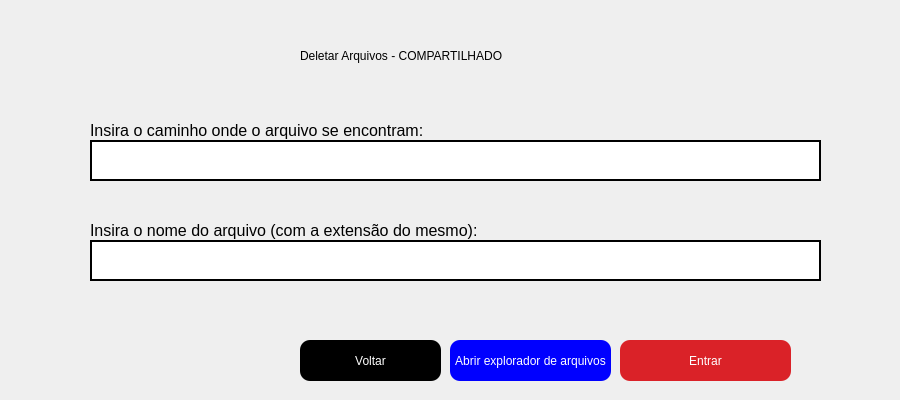
<?xml version="1.0" encoding="UTF-8"?>
<ui version="4.0">
 <class>Form</class>
 <widget class="QWidget" name="Form">
  <property name="geometry">
   <rect>
    <x>0</x>
    <y>0</y>
    <width>900</width>
    <height>400</height>
   </rect>
  </property>
  <property name="minimumSize">
   <size>
    <width>900</width>
    <height>400</height>
   </size>
  </property>
  <property name="maximumSize">
   <size>
    <width>900</width>
    <height>400</height>
   </size>
  </property>
  <property name="windowTitle">
   <string>Form</string>
  </property>
  <widget class="QLabel" name="lbl_titulo">
   <property name="geometry">
    <rect>
     <x>300</x>
     <y>40</y>
     <width>331</width>
     <height>31</height>
    </rect>
   </property>
   <property name="styleSheet">
    <string notr="true">font: 15pt &quot;MS Shell Dlg 2&quot;;</string>
   </property>
   <property name="text">
    <string>Deletar Arquivos - COMPARTILHADO</string>
   </property>
  </widget>
  <widget class="QLabel" name="lbl_caminho_entrada">
   <property name="geometry">
    <rect>
     <x>90</x>
     <y>120</y>
     <width>441</width>
     <height>21</height>
    </rect>
   </property>
   <property name="font">
    <font>
     <pointsize>12</pointsize>
    </font>
   </property>
   <property name="text">
    <string>Insira o caminho onde o arquivo se encontram: </string>
   </property>
  </widget>
  <widget class="QPushButton" name="btn_entrar">
   <property name="geometry">
    <rect>
     <x>620</x>
     <y>340</y>
     <width>171</width>
     <height>41</height>
    </rect>
   </property>
   <property name="styleSheet">
    <string notr="true">background-color: #DA2228;
color: white;
border-radius: 10px;</string>
   </property>
   <property name="text">
    <string>Entrar</string>
   </property>
   <property name="autoDefault">
    <bool>true</bool>
   </property>
   <property name="default">
    <bool>true</bool>
   </property>
  </widget>
  <widget class="QPushButton" name="btn_voltar">
   <property name="geometry">
    <rect>
     <x>300</x>
     <y>340</y>
     <width>141</width>
     <height>41</height>
    </rect>
   </property>
   <property name="styleSheet">
    <string notr="true">background-color: black;
color: white;
border-radius: 10px;</string>
   </property>
   <property name="text">
    <string>Voltar</string>
   </property>
   <property name="autoDefault">
    <bool>true</bool>
   </property>
   <property name="default">
    <bool>true</bool>
   </property>
  </widget>
  <widget class="QLabel" name="lbl_logo">
   <property name="geometry">
    <rect>
     <x>70</x>
     <y>360</y>
     <width>121</width>
     <height>31</height>
    </rect>
   </property>
   <property name="text">
    <string/>
   </property>
   <property name="pixmap">
    <pixmap>../imagens/logo.png</pixmap>
   </property>
   <property name="scaledContents">
    <bool>true</bool>
   </property>
  </widget>
  <widget class="QLabel" name="lbl_barra">
   <property name="geometry">
    <rect>
     <x>0</x>
     <y>0</y>
     <width>20</width>
     <height>451</height>
    </rect>
   </property>
   <property name="styleSheet">
    <string notr="true"/>
   </property>
   <property name="text">
    <string/>
   </property>
   <property name="pixmap">
    <pixmap>../imagens/faixa.png</pixmap>
   </property>
   <property name="scaledContents">
    <bool>true</bool>
   </property>
   <property name="wordWrap">
    <bool>false</bool>
   </property>
  </widget>
  <widget class="QLabel" name="lbl_barra_2">
   <property name="geometry">
    <rect>
     <x>880</x>
     <y>-40</y>
     <width>20</width>
     <height>451</height>
    </rect>
   </property>
   <property name="styleSheet">
    <string notr="true"/>
   </property>
   <property name="text">
    <string/>
   </property>
   <property name="pixmap">
    <pixmap>../imagens/faixa.png</pixmap>
   </property>
   <property name="scaledContents">
    <bool>true</bool>
   </property>
   <property name="wordWrap">
    <bool>false</bool>
   </property>
  </widget>
  <widget class="QLineEdit" name="txt_entrada_del_arquivo">
   <property name="geometry">
    <rect>
     <x>90</x>
     <y>140</y>
     <width>731</width>
     <height>41</height>
    </rect>
   </property>
   <property name="font">
    <font>
     <pointsize>20</pointsize>
    </font>
   </property>
   <property name="styleSheet">
    <string notr="true">background-color: white;
border: 2px solid black;
</string>
   </property>
   <property name="text">
    <string/>
   </property>
  </widget>
  <widget class="QLabel" name="lbl_nome_entrada">
   <property name="geometry">
    <rect>
     <x>90</x>
     <y>220</y>
     <width>441</width>
     <height>21</height>
    </rect>
   </property>
   <property name="font">
    <font>
     <pointsize>12</pointsize>
    </font>
   </property>
   <property name="text">
    <string>Insira o nome do arquivo (com a extensão do mesmo):</string>
   </property>
  </widget>
  <widget class="QLineEdit" name="txt_entrada_del_nome_arquivo">
   <property name="geometry">
    <rect>
     <x>90</x>
     <y>240</y>
     <width>731</width>
     <height>41</height>
    </rect>
   </property>
   <property name="font">
    <font>
     <pointsize>20</pointsize>
    </font>
   </property>
   <property name="styleSheet">
    <string notr="true">background-color: white;
border: 2px solid black;
</string>
   </property>
   <property name="text">
    <string/>
   </property>
  </widget>
  <widget class="QPushButton" name="btn_explorador_arquivo">
   <property name="geometry">
    <rect>
     <x>450</x>
     <y>340</y>
     <width>161</width>
     <height>41</height>
    </rect>
   </property>
   <property name="styleSheet">
    <string notr="true">background-color: blue;
color: white;
border-radius: 10px;</string>
   </property>
   <property name="text">
    <string>Abrir explorador de arquivos</string>
   </property>
   <property name="autoDefault">
    <bool>true</bool>
   </property>
   <property name="default">
    <bool>true</bool>
   </property>
  </widget>
 </widget>
 <tabstops>
  <tabstop>txt_entrada_del_arquivo</tabstop>
  <tabstop>txt_entrada_del_nome_arquivo</tabstop>
  <tabstop>btn_entrar</tabstop>
  <tabstop>btn_explorador_arquivo</tabstop>
  <tabstop>btn_voltar</tabstop>
 </tabstops>
 <resources/>
 <connections/>
</ui>
